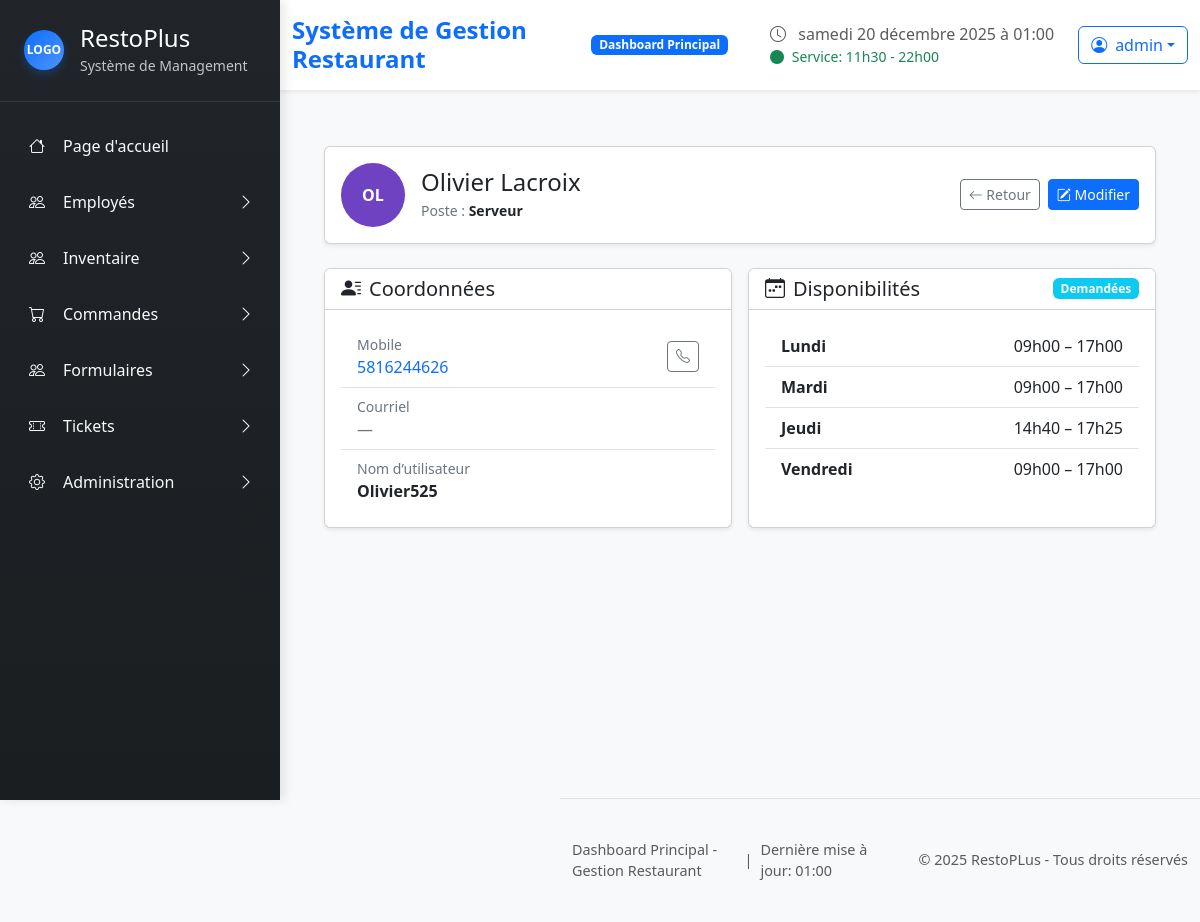
The app's page /employees/5/ (signed in), older data.
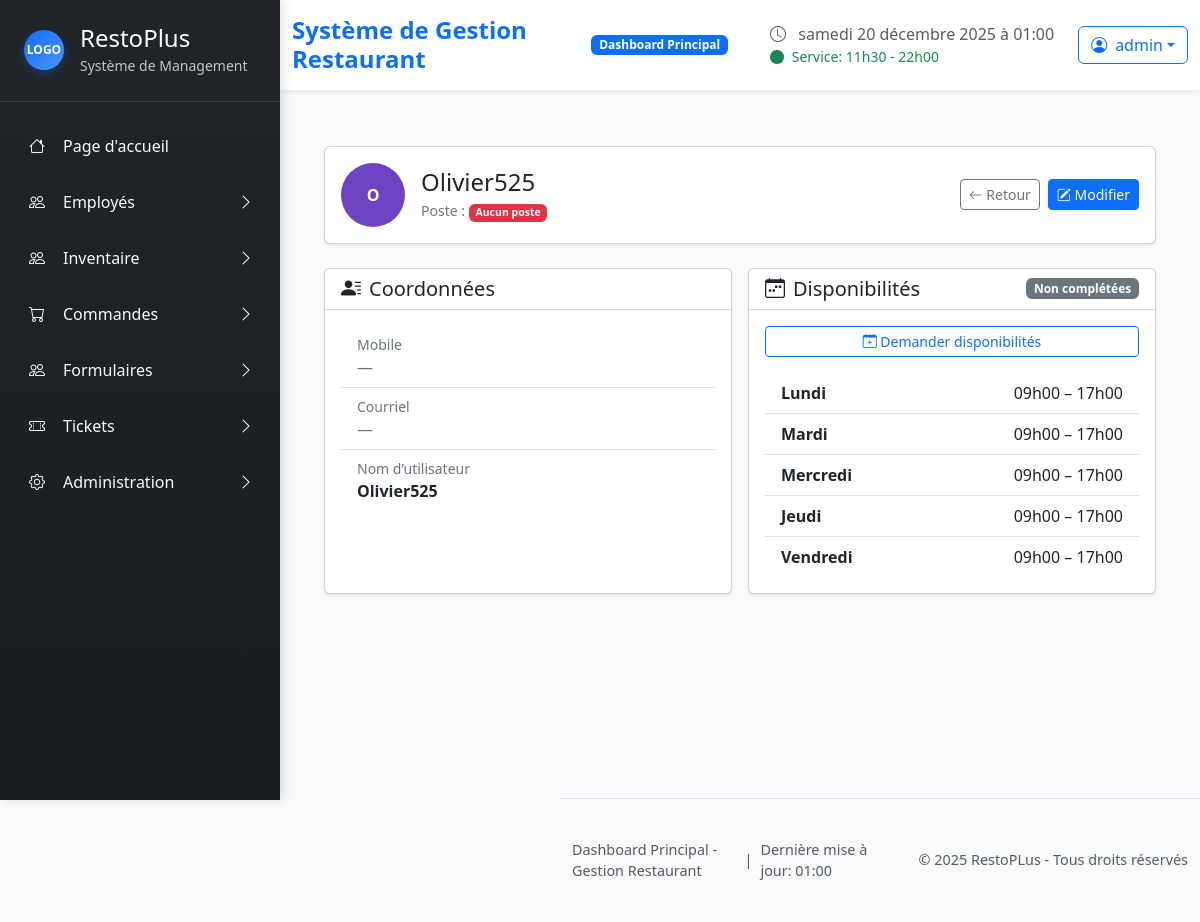
The same page, newer data.
### restoplus/models.py (models this page shows, shortened)
class User(AbstractUser):
    class AvailabilityStatus(models.TextChoices):
        NOT_FILLED = "not_filled", "Non remplie"
        PENDING    = "pending",    "En attente"
        FILLED     = "filled",     "Remplie"
    availability_status = models.CharField(
        max_length=20,
        choices=AvailabilityStatus.choices,
        default=AvailabilityStatus.NOT_FILLED,
        verbose_name="Statut des disponibilités"
        )
    first_name = models.CharField(max_length=150, blank=True, verbose_name="Prénom")
    last_name = models.CharField(max_length=150, blank=True, verbose_name="Nom de famille")
    poste = models.CharField(max_length=100, blank=True, verbose_name="Poste")
    mobile = models.CharField(max_length=20,blank=True,validators=[phone_validator], verbose_name="Téléphone")
    email = models.CharField(
        max_length=254,
        blank=True,
        verbose_name="Courriel",
        validators=[email_validator]
    )
    is_manager = models.BooleanField(default=False)
    role = models.ForeignKey(Role, on_delete=models.SET_NULL, null=True, blank=True)
    def can_manage_employees(self):
        if self.is_superuser:
            return True
        return self.has_permission('can_manage_users')
    def can_manage_schedules(self):
        if self.is_superuser or self.is_staff:
            return True
        return self.has_permission('can_manage_schedules')

class Availability(models.Model):
    employe=models.ForeignKey(User,on_delete=models.CASCADE)
    day=models.CharField(max_length=10, choices=[
        ('monday', 'Lundi'),
        ('tuesday', 'Mardi'),
        ('wednesday', 'Mercredi'),
        ('thursday', 'Jeudi'),
        ('friday', 'Vendredi'),
        ('saturday', 'Samedi'),
        ('sunday', 'Dimanche'),
        ])
    heure_debut=models.TimeField()
    heure_fin=models.TimeField()
    remplie = models.BooleanField(default=False)

### restoplus/views.py (the view)
# urls.py: path('employees/<int:employe_id>/', views.employee_profile, name='employee_profile'),
@login_required
def employee_profile(request, employe_id):
    try:
        employe = User.objects.get(id=employe_id)
    except User.DoesNotExist:
        raise Http404("Aucun employé ne correspond à cet ID.")
    if not request.user.is_staff and request.user.id != employe.id:
        messages.error(request, "Accès refusé : vous ne pouvez consulter que votre profil.")
        return redirect('accueil')
    order = ['monday', 'tuesday', 'wednesday', 'thursday', 'friday', 'saturday', 'sunday']
    availabilities = sorted(
    Availability.objects.filter(employe=employe),
    key=lambda a: order.index(a.day))
    if employe.availability_status == User.AvailabilityStatus.NOT_FILLED:
        status_label = "Aucune disponibilité reçue"
        status_class = "secondary"
    elif employe.availability_status == User.AvailabilityStatus.PENDING:
        status_label = "Demande envoyée (en attente de réponse)"
        status_class = "info"
    elif employe.availability_status == User.AvailabilityStatus.FILLED:
        status_label = "Disponibilités complétées "
        status_class = "success"
    else:
        status_label = "Statut inconnu"
        status_class = "dark"
    return render(request, "restoplus/employee_profile.html", {
        "employe": employe,
        "availabilities": availabilities,
        "status_label": status_label,
        "status_class": status_class,
    })

### restoplus/templates/restoplus/employee_profile.html (shortened to what the changed rows need)
{% extends "restoplus/base.html" %}
{% load static %}
{% block content %}
<div class="container mt-4">
  <div class="card shadow-sm mb-4">
    <div class="card-body">
      <div class="d-flex align-items-center gap-3">
  <div class="d-flex align-items-center justify-content-center rounded-circle text-white fw-bold avatar-initiales">
          {% if employe.first_name or employe.last_name %}
            {{ employe.first_name|default:''|first }}{{ employe.last_name|default:''|first }}
          {% else %}
            {{ employe.username|first|upper }}
          {% endif %}
        </div>
        <div class="flex-grow-1 min-w-0">
          <h3 class="h4 mb-1 text-truncate">
            {% if employe.first_name or employe.last_name %}
              {{ employe.first_name }} {{ employe.last_name }}
            {% else %}
              {{ employe.username }}
            {% endif %}
          </h3>
          <div class="text-secondary small">
            Poste :
            {% if employe.poste %}
              <span class="fw-semibold text-body">{{ employe.poste }}</span>
            {% else %}
              <span class="badge bg-danger">Aucun poste</span>
            {% endif %}
          </div>
        </div>
        <div class="d-none d-md-flex gap-2">
          <a href="{% url 'employees_management' %}" class="btn btn-outline-secondary btn-sm">
          </a>
          {% if user.can_manage_employees and employe != user %}
          <a href="{% url 'edit_employee' employe.id %}" class="btn btn-primary btn-sm">
          </a>
          {% endif %}
        </div>
      </div>
    </div>
  </div>
  <div class="row g-3 mb-4">
    <div class="col-12 col-lg-6">
      <div class="card shadow-sm h-100">
        <div class="card-body">
          <ul class="list-group list-group-flush">
            <li class="list-group-item d-flex justify-content-between align-items-center">
              <div>
                <div class="text-secondary small">Mobile</div>
                {% if employe.mobile %}
                  <a href="tel:{{ employe.mobile|urlencode }}" class="text-decoration-none">
                    {{ employe.mobile }}
                  </a>
                {% else %}
                  <span class="text-secondary">—</span>
                {% endif %}
              </div>
              {% if employe.mobile %}
              <a href="tel:{{ employe.mobile|urlencode }}" class="btn btn-outline-secondary btn-sm">
                <i class="bi bi-telephone"></i>
              </a>
              {% endif %}
            </li>
            <li class="list-group-item d-flex justify-content-between align-items-center">
              <div>
                <div class="text-secondary small">Nom d’utilisateur</div>
                <span class="fw-semibold">{{ employe.username }}</span>
              </div>
            </li>
          </ul>
        </div>
      </div>
    </div>
    <div class="col-12 col-lg-6">
      <div class="card shadow-sm h-100">
        <div class="card-header bg-white d-flex align-items-center justify-content-between">
          <h5 class="mb-0"><i class="bi bi-calendar-week me-2"></i>Disponibilités</h5>
          <span class="badge bg-{{ status_class }}">
            {% if status_class == "secondary" %} Non complétées
            {% elif status_class == "info" %} Demandées
            {% elif status_class == "success" %} Validées
            {% else %} —
            {% endif %}
          </span>
        </div>
        <div class="card-body">
          {% if status_class == "secondary" %}
            <form action="{% url 'send_availabilities_form' employe.id %}" method="post" class="mb-3">
              <button type="submit" class="btn btn-outline-primary btn-sm w-100">
                <i class="bi bi-calendar-plus"></i> Demander disponibilités
              </button>
            </form>
          {% endif %}
          {% if availabilities %}
            <ul class="list-group list-group-flush">
              {% for a in availabilities %}
                <li class="list-group-item d-flex justify-content-between align-items-center">
                  <span class="fw-semibold">{{ a.get_day_display|title }}</span>
                  <span class="text-monospace">
                    {{ a.heure_debut|time:"H\hi" }}
                    &ndash;
                    {{ a.heure_fin|time:"H\hi" }}
                  </span>
                </li>
              {% endfor %}
            </ul>
          {% else %}
            <div class="alert alert-{{ status_class }} mb-0">
              Aucune disponibilité enregistrée pour le moment.
            </div>
          {% endif %}
        </div>
      </div>
    </div>
  </div>
</div>
{% endblock %}

Row changes from the older to the newer data that the page shows:
changed User "Olivier525": username|first (not shown) → "O"; username (not shown) → "Olivier525"; first_name|first "O" → (not shown); last_name|first "L" → (not shown); first_name "Olivier" → (not shown); last_name "Lacroix" → (not shown); poste "Serveur" → (not shown); mobile "5816244626" → (not shown)
added Availability: day "Mercredi", heure_debut "09h00", heure_fin "17h00"
changed Availability "Jeudi": heure_debut "14h40" → "09h00"; heure_fin "17h25" → "17h00"
Text that changed along with them:
text no longer shown: "Demandées"
text now shown: "Aucun poste — Non complétées Demander disponibilités"
